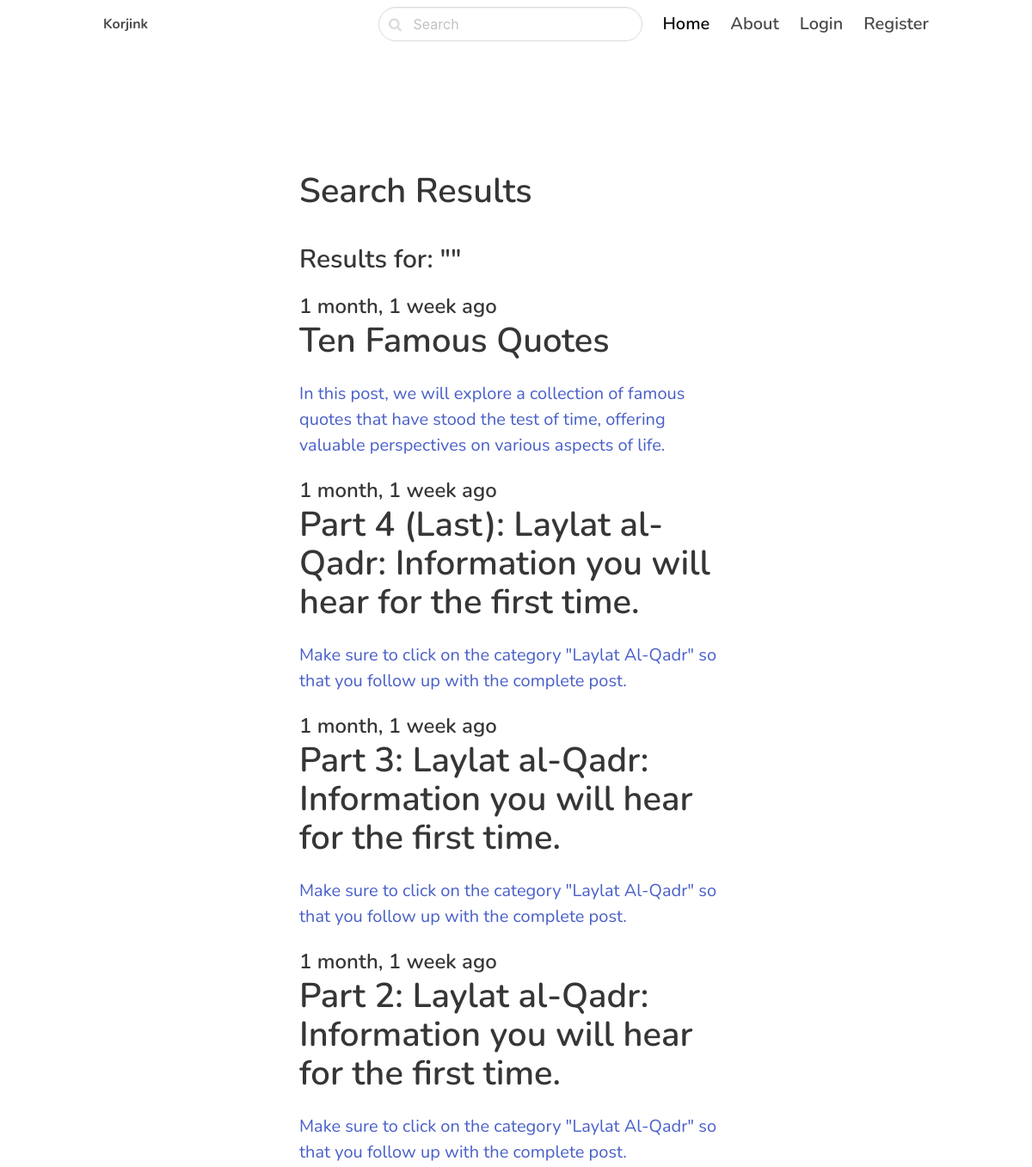
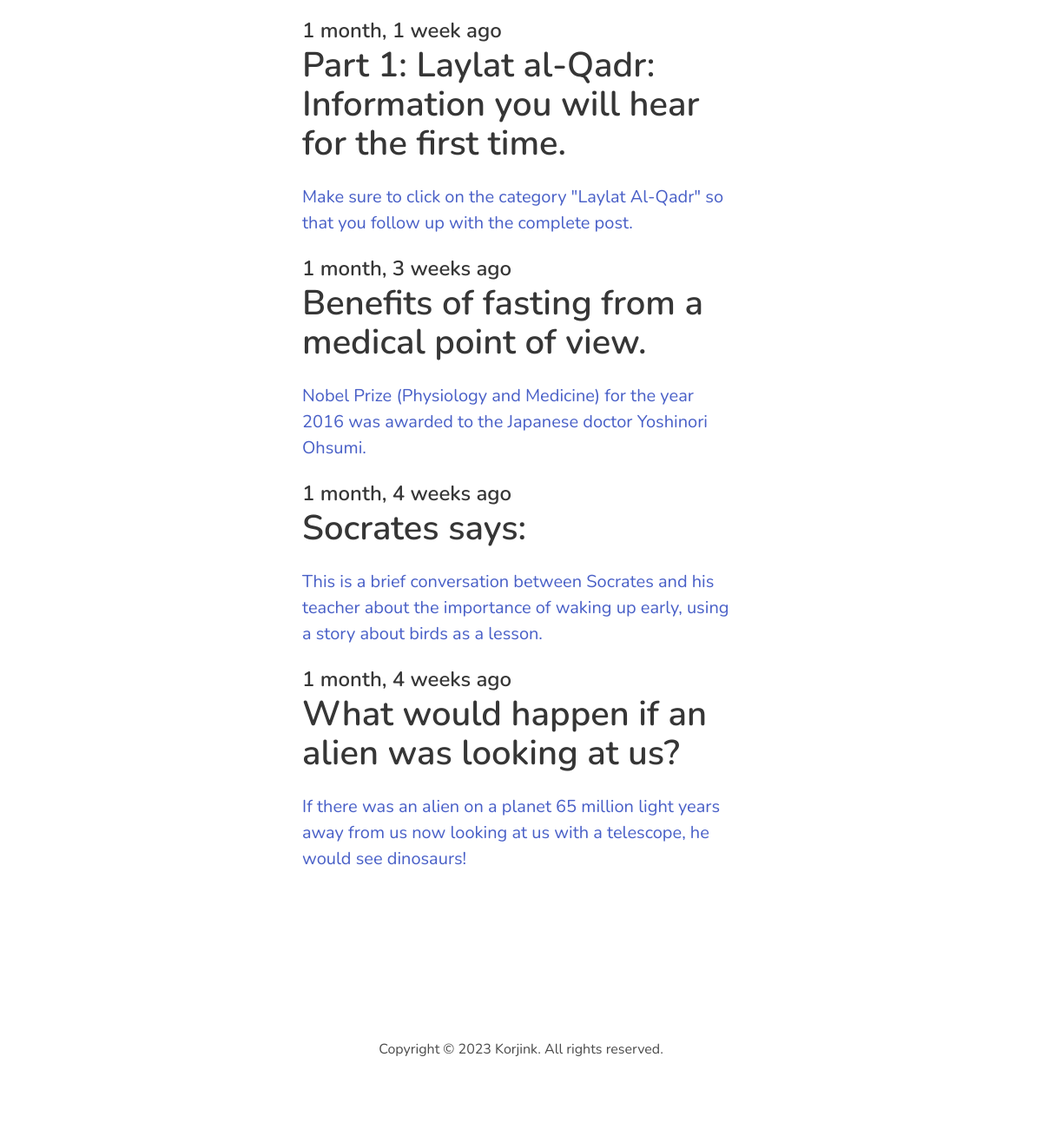
The app's page /search/ with its own data (2 pictures, top to bottom).
### blog/models.py (models this page shows, shortened)
class Post(models.Model):
    ACTIVE = 'active'
    DRAFT = 'draft'
    CHOICES_STATUS = {
        (ACTIVE, 'Active'),
        (DRAFT, 'Draft')
    }
    category = models.ForeignKey(Category, related_name = 'posts', on_delete = models.CASCADE)
    title = models.CharField(max_length = 255)
    slug = models.SlugField()
    intro = models.TextField()
    body = models.TextField()
    created_at = models.DateTimeField(auto_now_add=True)
    status = models.CharField(max_length=10, choices=CHOICES_STATUS, default= ACTIVE)
    image = models.ImageField(upload_to='uploads/')
    class Meta:
        ordering = ('-created_at',)

### blog/views.py (the view)
# urls.py: path('search/', views.search, name = 'search'),
def search(request):
    query = request.GET.get('query', '')
    posts = Post.objects.filter(status = Post.ACTIVE).filter( Q(title__icontains = query) | Q(intro__icontains = query) | Q(body__icontains = query))
    return render(request, 'blog/search.html', {'posts': posts, 'query' : query})

### blog/templates/blog/search.html (shortened to what this page needs)
{% extends 'core/base.html' %}
{% block content %}
<section class="hero ">
    <div class="hero-body">
        <div class="container">
            <section class="section">
                <div class="columns">
                    <div class="column is-8 is-offset-2">
                        <div class = "content is-medium">
                            <h1>Search Results</h1>
                            <h3>Results for: "{{ query }}"</h3>
                        </div>
                        {% for post in posts %}
                        <div class="content is-medium">
                            <a href="{% url 'post_detail' post.category.slug post.slug %}">
                                <h2 class="subtitle is-4">{{ post.created_at|timesince }} ago</h2>
                                <h1 class="title">{{ post.title }}</h1>
                                <p>{{ post.intro }}</p>
                            </a>
                        </div>
                        {% empty %}
                        <div class="content">
                            <p>We found no results for what you searched for...</p>
                        </div>
                        {% endfor %}
                    </div>
                </div>
            </section>
        </div>
    </div>
</section>
{% endblock %}

### core/templates/core/base.html (shortened to what this page needs)
<!DOCTYPE html>
<html>
    <head>
        <link rel="stylesheet" href="https://unpkg.com/bulma@0.9.3/css/bulma.min.css" />
        <link href="https://stackpath.bootstrapcdn.com/font-awesome/4.7.0/css/font-awesome.min.css" rel="stylesheet">
    </head>
    <body>
        <nav class="navbar">
            <div class="container">
            <div class="navbar-brand">
                <a class="navbar-item" href="/">
                <strong>Korjink</strong>
                </a>
            </div>
            <div id="navbarMenu" class="navbar-menu">
                <div class="navbar-end">
                    <div class=" navbar-item">
                        <form method="get" action="{% url 'search' %}">
                            <div class="control has-icons-left">
                                <input class="input is-rounded" name="query" type="text" placeholder="Search">
                                <span class="icon is-left">
                                </span>
                            </div>
                        </form>
                    </div>
                    <a href="/" class="navbar-item is-active is-size-5 has-text-weight-semibold">
                        Home
                    </a>
                    <a href="{% url 'about' %}" class="navbar-item is-size-5 has-text-weight-semibold">
                        About
                    </a>
                    <a href="{% url 'login' %}" class="navbar-item is-size-5 has-text-weight-semibold">
                        Login
                    </a>
                    <a href="{% url 'register' %}" class="navbar-item is-size-5 has-text-weight-semibold">
                        Register
                    </a>
                </div>
            </div>
        </nav>
        <section class="section">
            <div class="container">
                {% block content %}
                {% endblock %}
            </div>
        </section>
        <footer class="footer" style="background-color: white;">
            <div class="content has-text-centered">
                <p>
                    Copyright &copy; 2023 Korjink. All rights reserved.
                </p>
            </div>
        </footer>
    </body>
</html>

### core/templates/core/base.html (style rules this page uses)
body { font-family: 'Nunito', sans-serif; }
nav.navbar { height: 6rem !important; box-shadow: 0 1px 3px 0 rgba(0, 0, 0, .1), 0 1px 2px 0 rgba(0, 0, 0, .06) !important; }

### records on screen
Post: created_at "1 month, 1 week", title "Ten Famous Quotes", intro "In this post, we will explore a collection of famous quotes that have stood the test of time, offering valuable perspectives on various aspects of life."
Post: created_at "1 month, 1 week", title "Part 4 (Last): Laylat al-Qadr: Information you will hear for the first time.", intro "Make sure to click on the category \"Laylat Al-Qadr\" so that you follow up with the complete post."
Post: created_at "1 month, 1 week", title "Part 3: Laylat al-Qadr: Information you will hear for the first time.", intro "Make sure to click on the category \"Laylat Al-Qadr\" so that you follow up with the complete post."
Post: created_at "1 month, 1 week", title "Part 2: Laylat al-Qadr: Information you will hear for the first time.", intro "Make sure to click on the category \"Laylat Al-Qadr\" so that you follow up with the complete post."
Post: created_at "1 month, 1 week", title "Part 1: Laylat al-Qadr: Information you will hear for the first time.", intro "Make sure to click on the category \"Laylat Al-Qadr\" so that you follow up with the complete post."
Post: created_at "1 month, 3 weeks", title "Benefits of fasting from a medical point of view.", intro "Nobel Prize (Physiology and Medicine) for the year 2016 was awarded to the Japanese doctor Yoshinori Ohsumi."
Post: created_at "1 month, 4 weeks", title "Socrates says:", intro "This is a brief conversation between Socrates and his teacher about the importance of waking up early, using a story about birds as a lesson."
Post: created_at "1 month, 4 weeks", title "What would happen if an alien was looking at us?", intro "If there was an alien on a planet 65 million light years away from us now looking at us with a telescope, he would see dinosaurs!"
